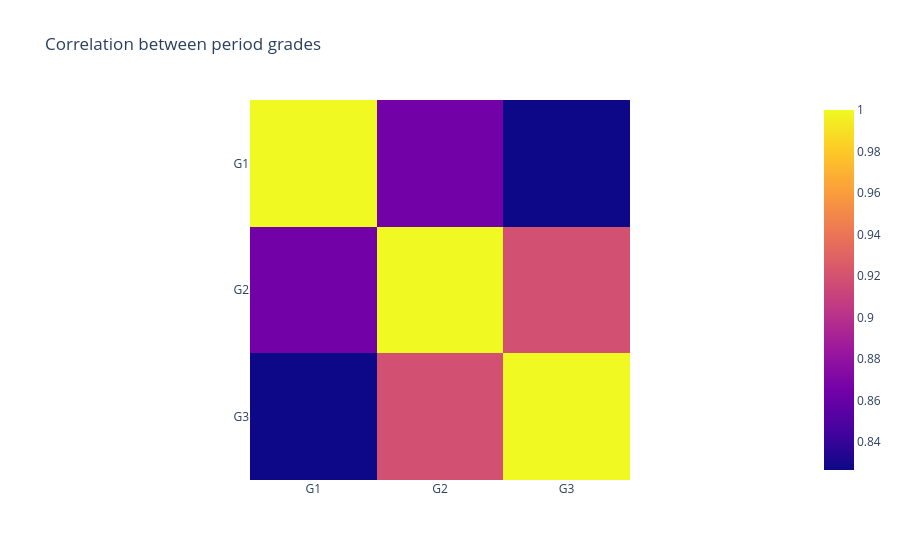

The code cell stored with this chart in its notebook:
### Markdown cell above
## Relationship between G1, G2, G3

### Code cell
grade_corr=df[["G1", "G2", "G3"]].corr()
fig=px.imshow(
    grade_corr,
    title="Correlation between period grades"
)
fig.show()

### Figure 1 — Plotly figure (JSON) as saved in the notebook; plotly's stock layout.template omitted (floating-point values rounded to 4 significant figures)
{"data": [{"coloraxis": "coloraxis", "hovertemplate": "x: %{x}<br>y: %{y}<br>color: %{z}<extra></extra>", "name": "0", "type": "heatmap", "x": ["G1", "G2", "G3"], "xaxis": "x", "y": ["G1", "G2", "G3"], "yaxis": "y", "z": [[1.0, 0.865, 0.8264], [0.865, 1.0, 0.9185], [0.8264, 0.9185, 1.0]]}], "layout": {"coloraxis": {"colorscale": [[0, "#0d0887"], [0.1111, "#46039f"], [0.2222, "#7201a8"], [0.3333, "#9c179e"], [0.4444, "#bd3786"], [0.5556, "#d8576b"], [0.6667, "#ed7953"], [0.7778, "#fb9f3a"], [0.8889, "#fdca26"], [1, "#f0f921"]]}, "title": {"text": "Correlation between period grades"}, "xaxis": {"anchor": "y", "constrain": "domain", "domain": [0, 1], "scaleanchor": "y"}, "yaxis": {"anchor": "x", "autorange": "reversed", "constrain": "domain", "domain": [0, 1]}}}
